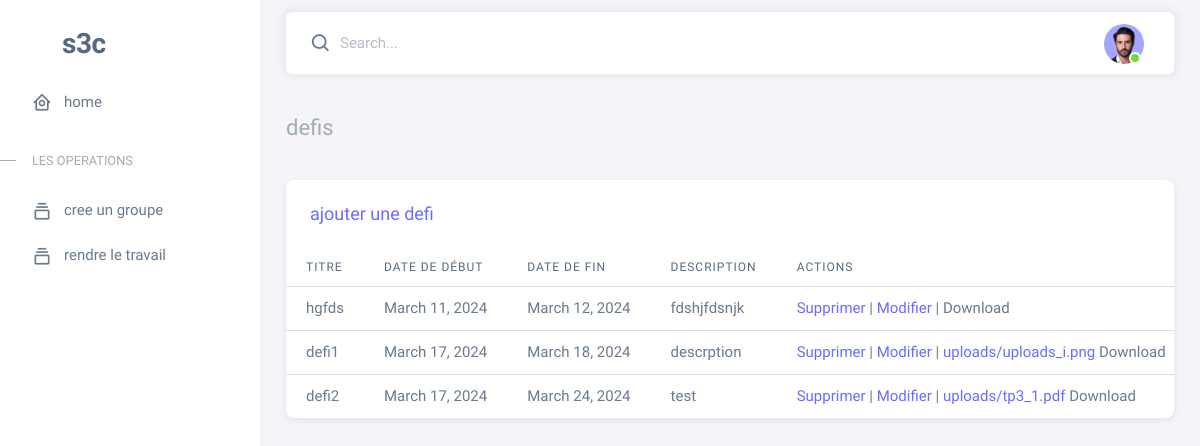
The page /get_all_defis/ on the database its author committed.
### main/models.py (models this page shows)
class Défi(models.Model):
    titre = models.CharField(max_length=255)
    desc = models.TextField()
    file = models.FileField(upload_to='uploads/', null=True, blank=True)
    date_debut = models.DateField()
    date_fin = models.DateField()

### tach3/views.py (the view)
# urls.py: path('get_all_defis/', views.get_all_defis, name='get_all_defis'),
def get_all_defis(request):
    objs=Défi.objects.all()
    return render(request,'defis.html', {"objs":objs})

### tach3/templates/defis.html
{% extends 'navbar.html' %}
{% block content %}
<div class="content-wrapper">
    <div class="container-xxl flex-grow-1 container-p-y">
      <h4 class="py-3 mb-4"><span class="text-muted fw-light">defis</span>  </h4>
              <div class="card">
                <h5 class="card-header"><a href="/create_defi">ajouter une defi</a></h5>
                <div class="table-responsive text-nowrap">
                  <table class="table table-hover">
                    <thead>
                      <tr>
                        <th>Titre</th>
                        <th>Date de début</th>
                        <th>Date de fin</th>
                        <th>Description</th>
                        <th>Actions</th>
                      </tr>
                    </thead>
                    <tbody class="table-border-bottom-0">
                        {% for defi in objs %}
                      <tr>
                        <td>
                            {{ defi.titre }}
                        </td>
                        <td>
                            {{ defi.date_debut }}
                        </td>
                        <td>
                            {{ defi.date_fin }}
                        </td>
                        <td>
                            {{ defi.desc }}
                        </td>
                        <td>
                            <a href="{% url 'delete_defi' id=defi.id %}">Supprimer</a> |
                            <a href="{% url 'update_defi' defi_id=defi.id %}">Modifier</a> |
                            {% if file.file.name|slice:"-4:" == ".pdf" %}
                            <a href="{% url 'download_or_view_file' file_id=defi.id %}">{{ defi.file }} </a> View PDF
                            {% else %}
                                <a href="{% url 'download_or_view_file' file_id=defi.id %}">{{ defi.file }}</a> Download
                            {% endif %}
                        </td>
                      </tr>
                      {% endfor %}
                    </tbody>
                  </table>
                </div>
              </div>
              </div>
              </div>
              </div>
{% endblock content %}

### rows shown on the page
Défi: titre "hgfds", date_debut "March 11, 2024", date_fin "March 12, 2024", desc "fdshjfdsnjk"
Défi: titre "defi1", date_debut "March 17, 2024", date_fin "March 18, 2024", desc "descrption", file "uploads/uploads_i.png"
Défi: titre "defi2", date_debut "March 17, 2024", date_fin "March 24, 2024", desc "test", file "uploads/tp3_1.pdf"
